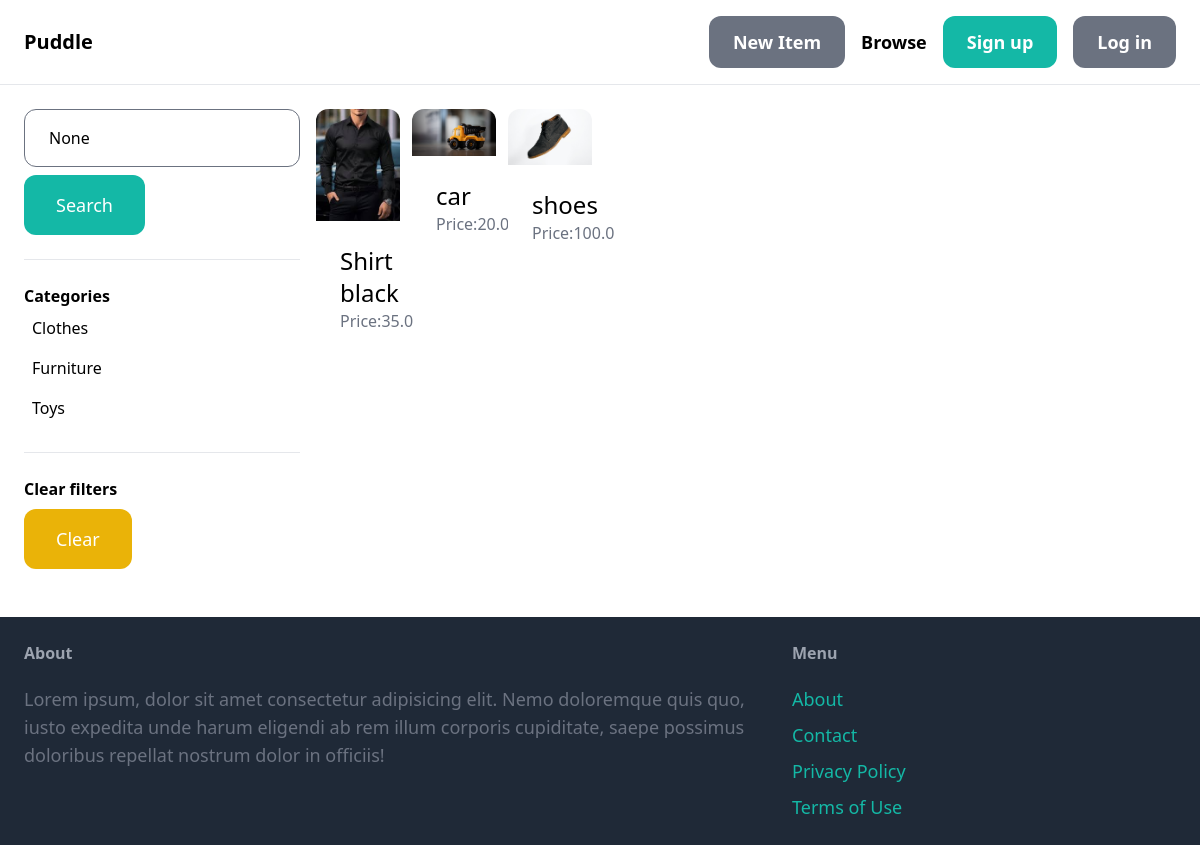
The page /item/ on the database as committed earlier.
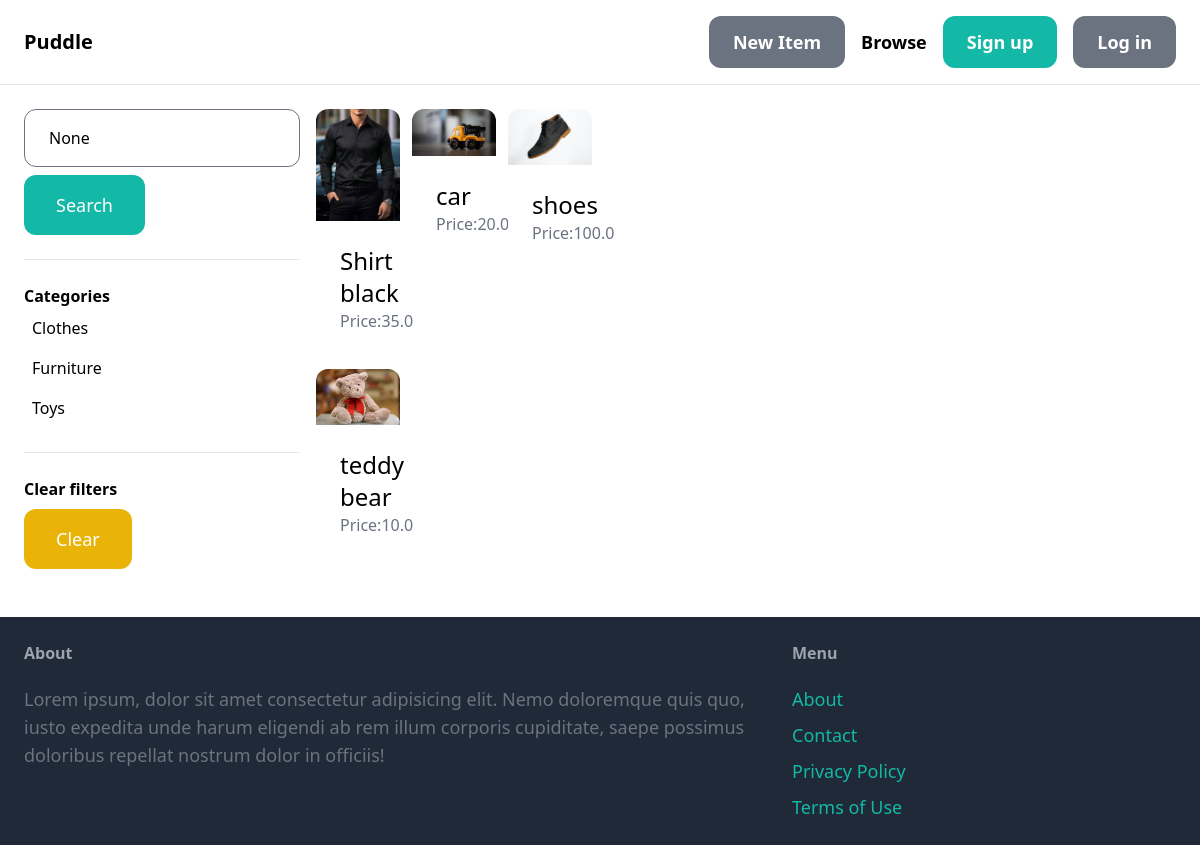
The same page on the database as committed later.
### item/models.py (models this page shows, shortened)
class Category(models.Model):
    name = models.CharField(max_length=255)
    class Meta:
        ordering = ('name',)
        verbose_name_plural = 'Categories'

class Item(models.Model):
    category = models.ForeignKey(Category, related_name='items', on_delete=models.CASCADE)
    name = models.CharField(max_length = 255)
    desc = models.TextField(blank=True, null=True)
    price = models.FloatField()
    image = models.ImageField(upload_to='item_images', blank=True , null=True)
    is_sold = models.BooleanField(default=False)
    created_by = models.ForeignKey(User, related_name='items', on_delete=models.CASCADE)
    created_at = models.DateField(auto_now_add=True)

### item/views.py (the view)
# urls.py: path('',views.items,name='items'),
def items(request):
    query = request.GET.get('query')
    items = Item.objects.filter(is_sold=False)
    categories = Category.objects.all()
    category_id = request.GET.get('category',0)
    if category_id:
        items = items.filter(category_id=category_id)
    if query:
        items=items.filter(Q(name__icontains=query) | Q(desc__icontains=query))
    return render(request,'item/item.html',{
        'items':items,
        'query':query,
        'categories':categories,
        'category_id':int(category_id),
    })

### item/templates/item/item.html (shortened to what this page needs)
{% extends "base.html" %}
{% block content %}
<div class="pb-6 grid grid-4 grid-cols-4 gap-4">
    <div class="col-span-1">
        <form method="get" action="{% url 'item:items' %}">
            <input type="text" name="query" class="w-full py-4 px-6 border rounded-xl" value="{{query}}", placeholder="Find whatever you want">
            <button class="mt-2 py-4 px-8 text-lg bg-teal-500 text-white rounded-xl">Search</button>
        </form>
        <hr class="my-6">
        <p class="font-semibold">Categories</p>
        <ul>
            {% for category in categories %}
            <li class="py-2 px-2 rounded-xl {% if category.id == category_id %}bg-gray-200{% endif %}">
                <a href="{% url 'item:items' %}?query={{query}}&category={{category.id}}">{{category.name}}</a>
            </li>
            {% endfor %}
        </ul>
        <hr class="my-6">
        <p class="font-semibold">Clear filters</p>
        <ul>
           <li>
                <a href="{% url 'item:items' %}" class="mt-2 py-4 px-8 inline-block bg-yellow-500 text-lg rounded-xl text-white">Clear</a>
           </li>
        </ul>
    </div>
    <div class="col-span-s">
        <div class="grid grid-cols-3 gap-3">
            {% for item in items %}
                <div>
                    <a href="{% url 'item:detail' item.id %}">
                        <div>
                            <img src="{{item.image.url}}" class="mx-auto adjust rounded-t-xl">
                        </div>
                        <div class="p-6 bg-white rounded-b-xl">
                            <h2 class="text-2xl">{{item.name}}</h2>
                            <p class="text-gray-500">Price:{{item.price}}</p>
                        </div>
                    </a>
                </div>
            {% endfor %}
        </div>
    </div>
</div>
{% endblock content %}

Rows that differ between the two databases and show on the page:
added Item: image (picture), name "teddy bear", price "10.0"
